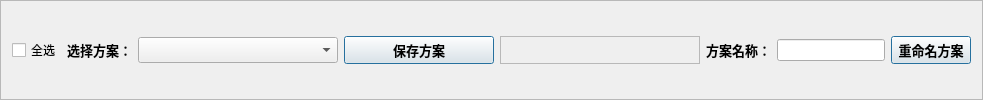
           <widget class="QFrame" name="frame_13">
            <property name="frameShape">
             <enum>QFrame::Shape::StyledPanel</enum>
            </property>
            <property name="frameShadow">
             <enum>QFrame::Shadow::Raised</enum>
            </property>
            <layout class="QGridLayout" name="gridLayout_13">
             <item row="0" column="2">
              <widget class="QComboBox" name="comboBox_plan">
               <property name="minimumSize">
                <size>
                 <width>200</width>
                 <height>0</height>
                </size>
               </property>
               <property name="font">
                <font>
                 <family>微软雅黑</family>
                 <pointsize>10</pointsize>
                 <bold>true</bold>
                </font>
               </property>
              </widget>
             </item>
             <item row="0" column="1">
              <widget class="QLabel" name="label_22">
               <property name="font">
                <font>
                 <family>微软雅黑</family>
                 <pointsize>10</pointsize>
                 <bold>true</bold>
                </font>
               </property>
               <property name="text">
                <string>选择方案：</string>
               </property>
              </widget>
             </item>
             <item row="0" column="3">
              <widget class="QPushButton" name="pushButton_fsave">
               <property name="minimumSize">
                <size>
                 <width>150</width>
                 <height>0</height>
                </size>
               </property>
               <property name="font">
                <font>
                 <family>微软雅黑</family>
                 <pointsize>10</pointsize>
                 <bold>true</bold>
                </font>
               </property>
               <property name="text">
                <string>保存方案</string>
               </property>
               <property name="default">
                <bool>true</bool>
               </property>
              </widget>
             </item>
             <item row="0" column="6">
              <widget class="QLineEdit" name="lineEdit_rename"/>
             </item>
             <item row="0" column="4">
              <widget class="QFrame" name="frame_14">
               <property name="minimumSize">
                <size>
                 <width>200</width>
                 <height>0</height>
                </size>
               </property>
               <property name="frameShape">
                <enum>QFrame::Shape::StyledPanel</enum>
               </property>
               <property name="frameShadow">
                <enum>QFrame::Shadow::Raised</enum>
               </property>
              </widget>
             </item>
             <item row="0" column="0">
              <widget class="QCheckBox" name="checkBox_selectall">
               <property name="text">
                <string>全选</string>
               </property>
              </widget>
             </item>
             <item row="0" column="7">
              <widget class="QPushButton" name="pushButton_rename">
               <property name="font">
                <font>
                 <family>微软雅黑</family>
                 <pointsize>10</pointsize>
                 <bold>true</bold>
                </font>
               </property>
               <property name="text">
                <string>重命名方案</string>
               </property>
               <property name="default">
                <bool>true</bool>
               </property>
              </widget>
             </item>
             <item row="0" column="5">
              <widget class="QLabel" name="label_23">
               <property name="font">
                <font>
                 <family>微软雅黑</family>
                 <pointsize>10</pointsize>
                 <bold>true</bold>
                </font>
               </property>
               <property name="text">
                <string>方案名称：</string>
               </property>
              </widget>
             </item>
            </layout>
           </widget>
